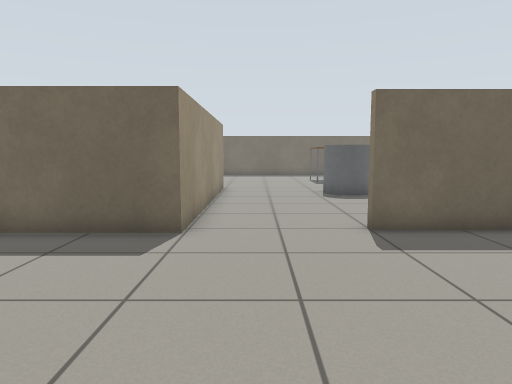
View 1 (above)

17 first-person views from a walk through a world built for the Gazebo simulator. The camera is 0.83 m above the floor, tilts 6° down and sees 70° across. The floor is counted in squares, 0.5 m on a side. Each view is taken from the middle of a square. On the plan, view 1 faces up. The plan holds only what a view shows up to about 17 squares ahead; the rest is blank. Gazebo's built-in surfaces are drawn with simple patterns.

View 2
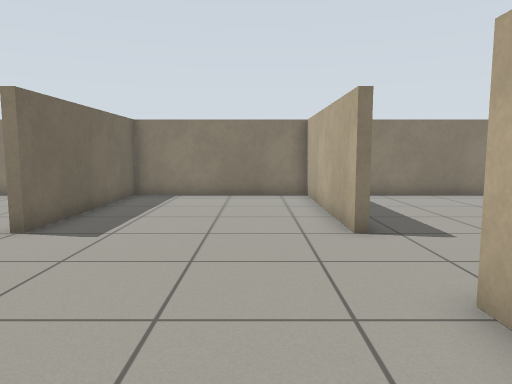

View 3
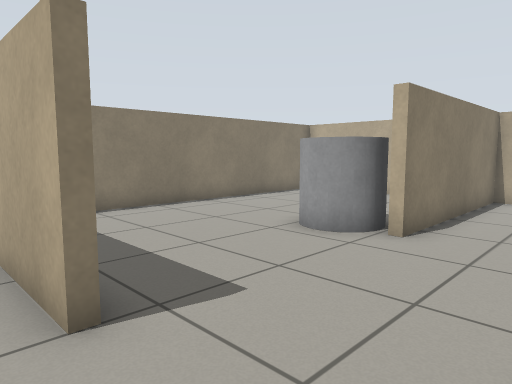

View 4
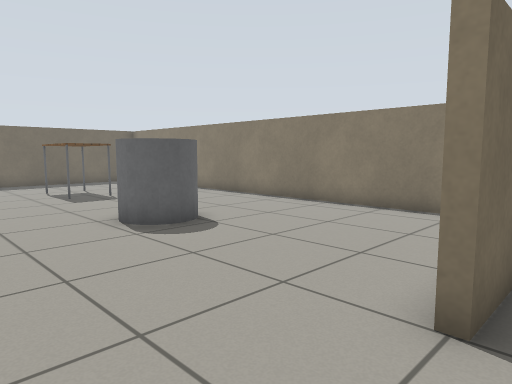

View 5
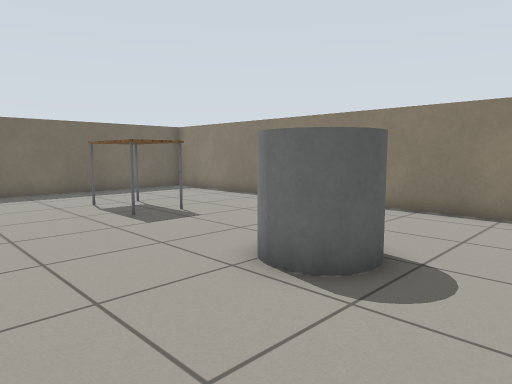

View 6
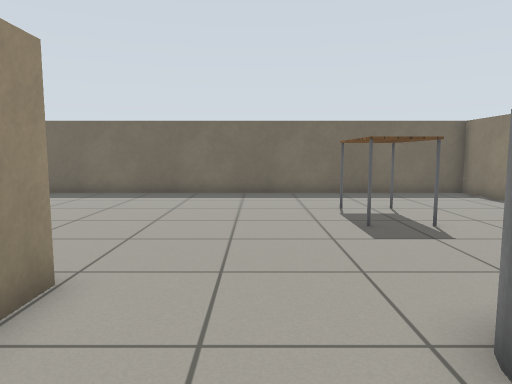

View 7
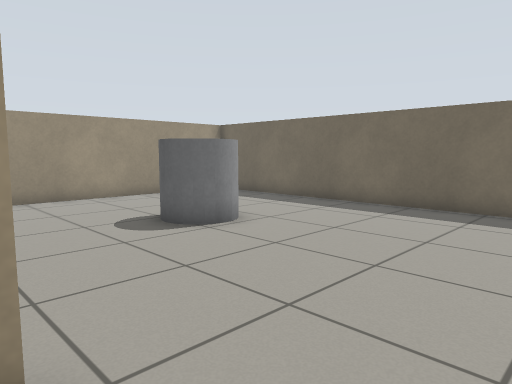

View 8
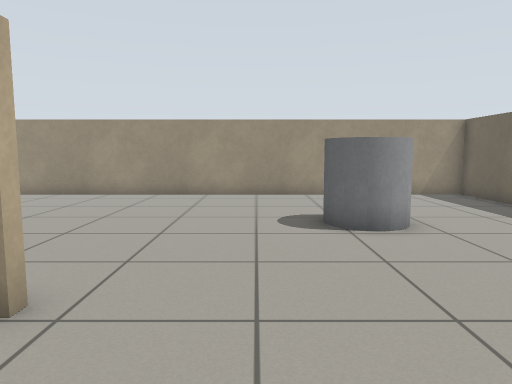

View 9
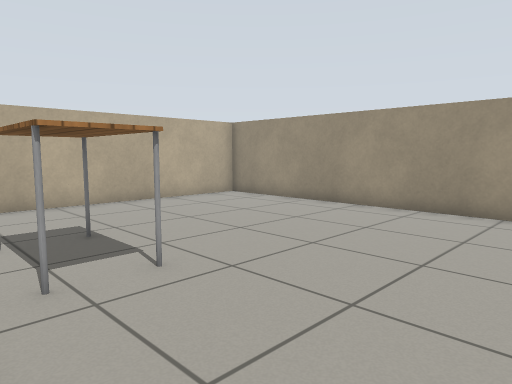

View 10
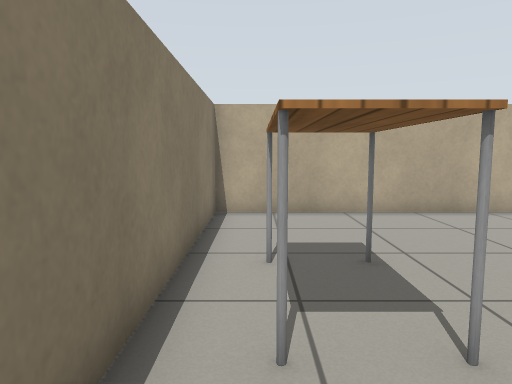

View 11
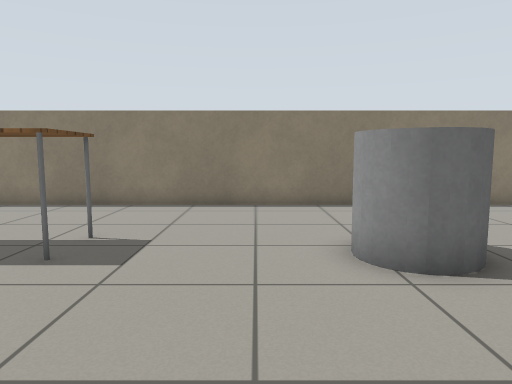

View 12
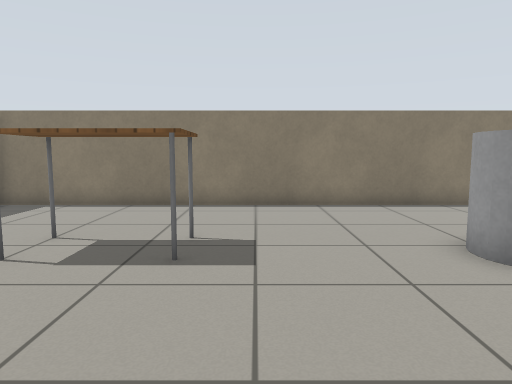

View 13
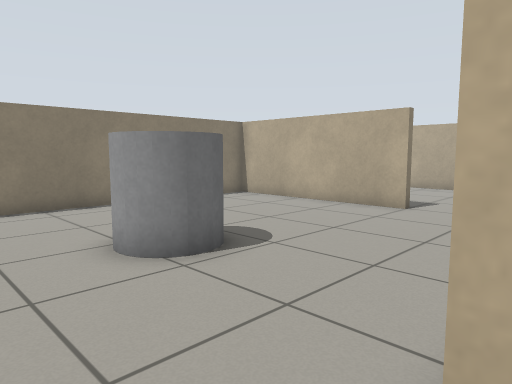

View 14
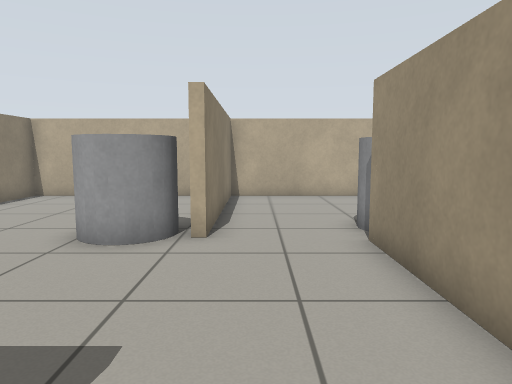

View 15
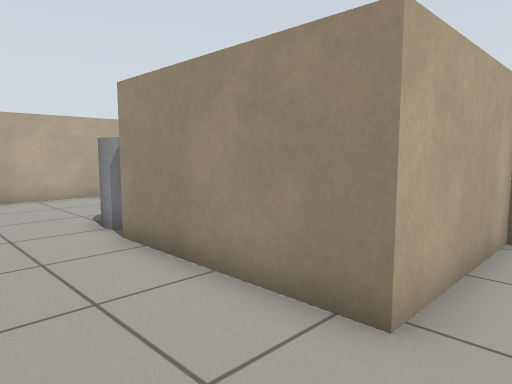

View 16
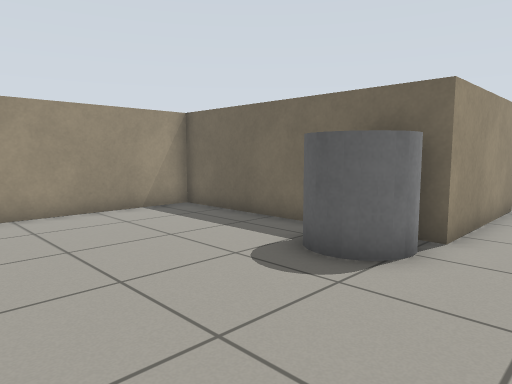

View 17
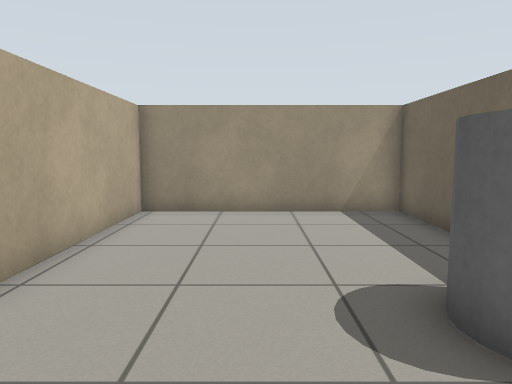

### Floor plan
Points are (right, up) in squares from view 1. A wall is a line through its corners. A room is listed if a view was taken in it or the views show most of it. See-through windows are left out.
Room 1 (view 1)
walls: (2, -5.1) (2.4, -5.1); (3.5, -12.3) (9.7, -12.3) (9.7, -1.5); (-1.2, 0.6) (-1.2, -4.9)
ways out: opening at (1, 1) to room 2; opening at (0.5, -5) to room 3
objects: grey cylinder (3, -6) to (4, -5)
Room 2 (views 2, 3, 4, 5, 6, 7, 8, 9, 10, 11, 12, 13, 14, 15)
walls: (-1.6, 17.6) (-1.6, 7.5) (-5.4, 7.5); (2.4, 0.9) (9.7, 0.9) (9.7, 7.8) (2.5, 7.8) (2.5, 8.1) (9.7, 8.1) (9.7, 28.3) (-12.7, 28.3) (-12.7, 7.8) (-1.9, 7.8) (-1.9, 16.5); (-6, 0.6) (-1.2, 0.6)
ways out: opening at (1, 1) to room 1
objects: grey cylinder (-7, 22) to (-6, 23); table (-5, 13) to (-3, 15); grey cylinder (3, 15) to (5, 16); table (4, 21) to (5, 24)
Room 3 (views 16, 17)
walls: (-1.2, -4.9) (-9.4, -4.9) (-9.4, -12.3) (2, -12.3) (2, -5.1)
ways out: opening at (0.5, -5) to room 1
objects: grey cylinder (-3, -7) to (-2, -6)

Positions as (right, up) in squares from view 1, and headings:
1: (0, 0), facing up
2: (-5, 3), facing right
3: (-1, 2), facing down-right
4: (-1, 7), facing up-right
5: (-1, 12), facing up-right
6: (1, 13), facing up
7: (1, 17), facing up-left
8: (2, 20), facing left
9: (-2, 20), facing down-left
10: (-3, 18), facing down
11: (-2, 18), facing right
12: (-2, 20), facing right
13: (-2, 19), facing down-right
14: (1, 2), facing down
15: (2, 2), facing down-left
16: (1, -12), facing up-left
17: (1, -9), facing left
